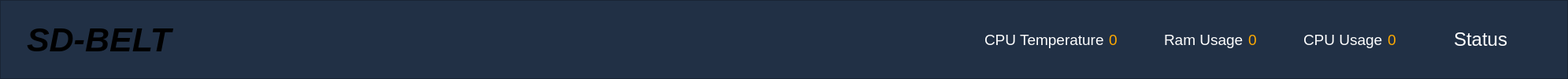
        <widget class="QFrame" name="Header">
         <property name="sizePolicy">
          <sizepolicy hsizetype="Minimum" vsizetype="MinimumExpanding">
           <horstretch>0</horstretch>
           <verstretch>0</verstretch>
          </sizepolicy>
         </property>
         <property name="minimumSize">
          <size>
           <width>0</width>
           <height>100</height>
          </size>
         </property>
         <property name="styleSheet">
          <string notr="true">background-color: rgb(33, 48, 69);</string>
         </property>
         <property name="frameShape">
          <enum>QFrame::Shape::StyledPanel</enum>
         </property>
         <property name="frameShadow">
          <enum>QFrame::Shadow::Raised</enum>
         </property>
         <layout class="QHBoxLayout" name="horizontalLayout_4">
          <item>
           <layout class="QHBoxLayout" name="SystemStatus">
            <item>
             <widget class="QWidget" name="LNContainer" native="true">
              <property name="sizePolicy">
               <sizepolicy hsizetype="Preferred" vsizetype="Preferred">
                <horstretch>0</horstretch>
                <verstretch>0</verstretch>
               </sizepolicy>
              </property>
              <layout class="QHBoxLayout" name="horizontalLayout_2">
               <item>
                <widget class="QLabel" name="Logo">
                 <property name="sizePolicy">
                  <sizepolicy hsizetype="Fixed" vsizetype="Fixed">
                   <horstretch>0</horstretch>
                   <verstretch>0</verstretch>
                  </sizepolicy>
                 </property>
                 <property name="text">
                  <string/>
                 </property>
                 <property name="pixmap">
                  <pixmap resource="resource.qrc">:/styles/img/Logo.png</pixmap>
                 </property>
                 <property name="scaledContents">
                  <bool>false</bool>
                 </property>
                 <property name="alignment">
                  <set>Qt::AlignmentFlag::AlignCenter</set>
                 </property>
                </widget>
               </item>
               <item>
                <widget class="QLabel" name="Name">
                 <property name="sizePolicy">
                  <sizepolicy hsizetype="Preferred" vsizetype="Expanding">
                   <horstretch>0</horstretch>
                   <verstretch>0</verstretch>
                  </sizepolicy>
                 </property>
                 <property name="font">
                  <font>
                   <pointsize>32</pointsize>
                   <italic>true</italic>
                   <bold>true</bold>
                  </font>
                 </property>
                 <property name="text">
                  <string>SD-BELT</string>
                 </property>
                 <property name="textFormat">
                  <enum>Qt::TextFormat::AutoText</enum>
                 </property>
                 <property name="scaledContents">
                  <bool>true</bool>
                 </property>
                 <property name="alignment">
                  <set>Qt::AlignmentFlag::AlignLeading|Qt::AlignmentFlag::AlignLeft|Qt::AlignmentFlag::AlignVCenter</set>
                 </property>
                </widget>
               </item>
              </layout>
             </widget>
            </item>
           </layout>
          </item>
          <item>
           <spacer name="horizontalSpacer">
            <property name="orientation">
             <enum>Qt::Orientation::Horizontal</enum>
            </property>
            <property name="sizeType">
             <enum>QSizePolicy::Policy::Expanding</enum>
            </property>
            <property name="sizeHint" stdset="0">
             <size>
              <width>1000</width>
              <height>20</height>
             </size>
            </property>
           </spacer>
          </item>
          <item>
           <layout class="QHBoxLayout" name="CPUTemperatureOverlay" stretch="0,0,0,0">
            <property name="leftMargin">
             <number>0</number>
            </property>
            <item>
             <widget class="QLabel" name="IconTemperature">
              <property name="sizePolicy">
               <sizepolicy hsizetype="Fixed" vsizetype="Fixed">
                <horstretch>0</horstretch>
                <verstretch>0</verstretch>
               </sizepolicy>
              </property>
              <property name="minimumSize">
               <size>
                <width>0</width>
                <height>0</height>
               </size>
              </property>
              <property name="maximumSize">
               <size>
                <width>50</width>
                <height>48</height>
               </size>
              </property>
              <property name="styleSheet">
               <string notr="true">background-color: transparent;</string>
              </property>
              <property name="text">
               <string/>
              </property>
              <property name="pixmap">
               <pixmap resource="resource.qrc">:/styles/img/thermometer.png</pixmap>
              </property>
              <property name="scaledContents">
               <bool>true</bool>
              </property>
              <property name="alignment">
               <set>Qt::AlignmentFlag::AlignCenter</set>
              </property>
              <property name="wordWrap">
               <bool>false</bool>
              </property>
             </widget>
            </item>
            <item>
             <widget class="QLabel" name="RamUsage_2">
              <property name="font">
               <font>
                <pointsize>14</pointsize>
                <bold>false</bold>
               </font>
              </property>
              <property name="styleSheet">
               <string notr="true">background-color: transparent;
color: rgb(255, 255, 255);</string>
              </property>
              <property name="text">
               <string>CPU Temperature</string>
              </property>
             </widget>
            </item>
            <item>
             <widget class="QLabel" name="CpuTemperatureValue">
              <property name="font">
               <font>
                <pointsize>14</pointsize>
               </font>
              </property>
              <property name="styleSheet">
               <string notr="true">background-color: transparent;
color: rgb(255, 170, 0);</string>
              </property>
              <property name="text">
               <string>0</string>
              </property>
              <property name="alignment">
               <set>Qt::AlignmentFlag::AlignCenter</set>
              </property>
              <property name="margin">
               <number>5</number>
              </property>
             </widget>
            </item>
            <item>
             <spacer name="sppa_3">
              <property name="orientation">
               <enum>Qt::Orientation::Horizontal</enum>
              </property>
              <property name="sizeHint" stdset="0">
               <size>
                <width>40</width>
                <height>20</height>
               </size>
              </property>
             </spacer>
            </item>
           </layout>
          </item>
          <item>
           <layout class="QHBoxLayout" name="RamUsageOverlay" stretch="0,0,0,0">
            <property name="leftMargin">
             <number>0</number>
            </property>
            <item>
             <widget class="QLabel" name="IconRam">
              <property name="sizePolicy">
               <sizepolicy hsizetype="Fixed" vsizetype="Fixed">
                <horstretch>0</horstretch>
                <verstretch>0</verstretch>
               </sizepolicy>
              </property>
              <property name="minimumSize">
               <size>
                <width>0</width>
                <height>0</height>
               </size>
              </property>
              <property name="maximumSize">
               <size>
                <width>50</width>
                <height>48</height>
               </size>
              </property>
              <property name="styleSheet">
               <string notr="true">background-color: transparent;</string>
              </property>
              <property name="text">
               <string/>
              </property>
              <property name="pixmap">
               <pixmap resource="resource.qrc">:/styles/img/ram.png</pixmap>
              </property>
              <property name="scaledContents">
               <bool>true</bool>
              </property>
              <property name="alignment">
               <set>Qt::AlignmentFlag::AlignCenter</set>
              </property>
              <property name="wordWrap">
               <bool>false</bool>
              </property>
             </widget>
            </item>
            <item>
             <widget class="QLabel" name="RamUsage">
              <property name="font">
               <font>
                <pointsize>14</pointsize>
                <bold>false</bold>
               </font>
              </property>
              <property name="styleSheet">
               <string notr="true">background-color: transparent;
color: rgb(255, 255, 255);</string>
              </property>
              <property name="text">
               <string>Ram Usage</string>
              </property>
             </widget>
            </item>
            <item>
             <widget class="QLabel" name="RamUsageValue">
              <property name="font">
               <font>
                <pointsize>14</pointsize>
               </font>
              </property>
              <property name="styleSheet">
               <string notr="true">background-color: transparent;
color: rgb(255, 170, 0);</string>
              </property>
              <property name="text">
               <string>0</string>
              </property>
              <property name="alignment">
               <set>Qt::AlignmentFlag::AlignCenter</set>
              </property>
              <property name="margin">
               <number>5</number>
              </property>
             </widget>
            </item>
            <item>
             <spacer name="sppa_2">
              <property name="orientation">
               <enum>Qt::Orientation::Horizontal</enum>
              </property>
              <property name="sizeHint" stdset="0">
               <size>
                <width>40</width>
                <height>20</height>
               </size>
              </property>
             </spacer>
            </item>
           </layout>
          </item>
          <item>
           <layout class="QHBoxLayout" name="CPUUsageOverlay" stretch="0,0,0,0">
            <property name="leftMargin">
             <number>0</number>
            </property>
            <item>
             <widget class="QLabel" name="IconCpu">
              <property name="sizePolicy">
               <sizepolicy hsizetype="Fixed" vsizetype="Fixed">
                <horstretch>0</horstretch>
                <verstretch>0</verstretch>
               </sizepolicy>
              </property>
              <property name="minimumSize">
               <size>
                <width>0</width>
                <height>0</height>
               </size>
              </property>
              <property name="maximumSize">
               <size>
                <width>50</width>
                <height>48</height>
               </size>
              </property>
              <property name="styleSheet">
               <string notr="true">background-color: transparent;</string>
              </property>
              <property name="text">
               <string/>
              </property>
              <property name="pixmap">
               <pixmap resource="resource.qrc">:/styles/img/cpu.png</pixmap>
              </property>
              <property name="scaledContents">
               <bool>true</bool>
              </property>
              <property name="alignment">
               <set>Qt::AlignmentFlag::AlignCenter</set>
              </property>
              <property name="wordWrap">
               <bool>false</bool>
              </property>
             </widget>
            </item>
            <item>
             <widget class="QLabel" name="CPUUsage">
              <property name="font">
               <font>
                <pointsize>14</pointsize>
                <bold>false</bold>
               </font>
              </property>
              <property name="styleSheet">
               <string notr="true">background-color: transparent;
color: rgb(255, 255, 255);</string>
              </property>
              <property name="text">
               <string>CPU Usage</string>
              </property>
             </widget>
            </item>
            <item>
             <widget class="QLabel" name="CPUUsageValue">
              <property name="font">
               <font>
                <pointsize>14</pointsize>
                <underline>false</underline>
                <strikeout>false</strikeout>
                <stylestrategy>PreferDefault</stylestrategy>
               </font>
              </property>
              <property name="styleSheet">
               <string notr="true">background-color: transparent;
color: rgb(255, 170, 0);</string>
              </property>
              <property name="text">
               <string>0</string>
              </property>
              <property name="alignment">
               <set>Qt::AlignmentFlag::AlignCenter</set>
              </property>
              <property name="margin">
               <number>5</number>
              </property>
             </widget>
            </item>
            <item>
             <spacer name="sppa">
              <property name="orientation">
               <enum>Qt::Orientation::Horizontal</enum>
              </property>
              <property name="sizeHint" stdset="0">
               <size>
                <width>40</width>
                <height>20</height>
               </size>
              </property>
             </spacer>
            </item>
           </layout>
          </item>
          <item>
           <widget class="QWidget" name="widget" native="true">
            <property name="sizePolicy">
             <sizepolicy hsizetype="Fixed" vsizetype="Fixed">
              <horstretch>0</horstretch>
              <verstretch>0</verstretch>
             </sizepolicy>
            </property>
            <property name="minimumSize">
             <size>
              <width>160</width>
              <height>0</height>
             </size>
            </property>
            <layout class="QHBoxLayout" name="horizontalLayout_3">
             <property name="spacing">
              <number>5</number>
             </property>
             <property name="sizeConstraint">
              <enum>QLayout::SizeConstraint::SetDefaultConstraint</enum>
             </property>
             <property name="leftMargin">
              <number>5</number>
             </property>
             <property name="topMargin">
              <number>5</number>
             </property>
             <property name="rightMargin">
              <number>5</number>
             </property>
             <property name="bottomMargin">
              <number>5</number>
             </property>
             <item alignment="Qt::AlignmentFlag::AlignHCenter|Qt::AlignmentFlag::AlignVCenter">
              <widget class="QLabel" name="SystemMessage">
               <property name="enabled">
                <bool>true</bool>
               </property>
               <property name="sizePolicy">
                <sizepolicy hsizetype="Preferred" vsizetype="Preferred">
                 <horstretch>0</horstretch>
                 <verstretch>0</verstretch>
                </sizepolicy>
               </property>
               <property name="minimumSize">
                <size>
                 <width>0</width>
                 <height>0</height>
                </size>
               </property>
               <property name="font">
                <font>
                 <pointsize>18</pointsize>
                </font>
               </property>
               <property name="styleSheet">
                <string notr="true">color: rgb(255, 255, 255);
border-radius: 25px; 
border: 3px</string>
               </property>
               <property name="text">
                <string>Status</string>
               </property>
               <property name="scaledContents">
                <bool>false</bool>
               </property>
               <property name="alignment">
                <set>Qt::AlignmentFlag::AlignCenter</set>
               </property>
               <property name="margin">
                <number>0</number>
               </property>
              </widget>
             </item>
             <item>
              <widget class="QLabel" name="SystemIndicator">
               <property name="sizePolicy">
                <sizepolicy hsizetype="Fixed" vsizetype="Fixed">
                 <horstretch>0</horstretch>
                 <verstretch>0</verstretch>
                </sizepolicy>
               </property>
               <property name="minimumSize">
                <size>
                 <width>0</width>
                 <height>0</height>
                </size>
               </property>
               <property name="maximumSize">
                <size>
                 <width>32</width>
                 <height>32</height>
                </size>
               </property>
               <property name="font">
                <font>
                 <pointsize>14</pointsize>
                </font>
               </property>
               <property name="text">
                <string/>
               </property>
               <property name="pixmap">
                <pixmap resource="resource.qrc">:/styles/img/good.png</pixmap>
               </property>
               <property name="scaledContents">
                <bool>true</bool>
               </property>
               <property name="alignment">
                <set>Qt::AlignmentFlag::AlignCenter</set>
               </property>
              </widget>
             </item>
            </layout>
           </widget>
          </item>
         </layout>
        </widget>
